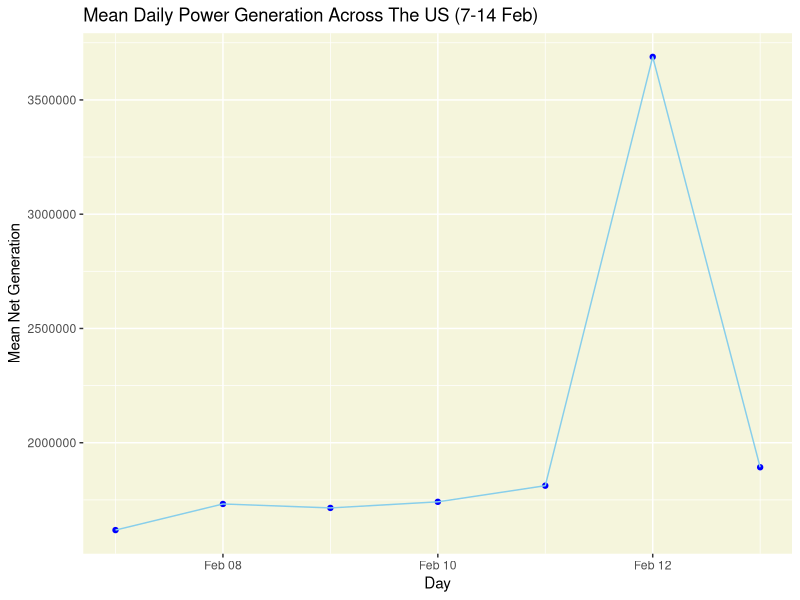
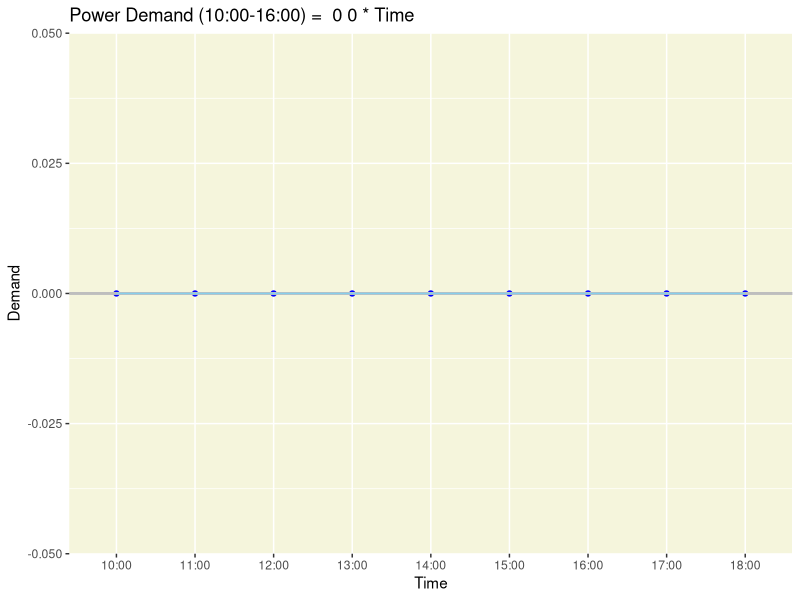
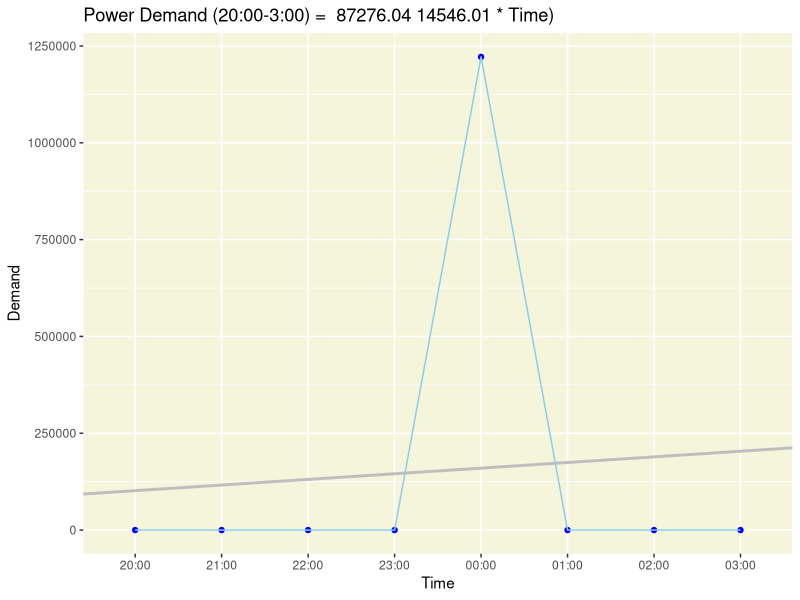

Here is the R script that generated these plots, in order:


# Big Data - Exercise 1
# GitHub: https://github.com/JuditHalperin/BigData/tree/main/Ex1

# Yudit Halperin - 324216589
# Ortal Calfon (Peretz) - 315011189
# Asnat Berlin - 211825401


# Load libraries
library(ggplot2)
library(lubridate)

# Open output file
pdf("Ex1/output/Week3_power.pdf")

# Read input data
original_table <- read.delim('Ex1/data/table.tsv')

# Add a DateTime column
original_table$DateTime <- as.POSIXct(original_table$megawatthours, tz = "EST", "%H:%M EST %m/%d/%Y")

# Order by date
ordered_table <- original_table[ order(original_table$DateTime), ]


## Question 1


# Set the location dimension
locations_list <- c("BPAT", "CISO", "CPLE", "ERCO", "FPL", "ISNE", "MISO", "NYIS", "PACW", "PJM", "United.States.Lower.48..region.")
locations <- vector()
for(j in locations_list) {
  for(i in seq(length(row.names(original_table)))) {
    locations <- c(locations, j)
  }
}

# Set the time dimension
times <- rep(ordered_table$DateTime, length(locations_list))

# Set the net generations
netgens <- vector()
for (i in list("Net.generation", "Net.generation.1", "Net.generation.2", "Net.generation.3", "Net.generation.4", "Net.generation.5", "Net.generation.6", "Net.generation.7", "Net.generation.8", "Net.generation.9", "Net.generation.10")) {
  netgens <- c(netgens, ordered_table[,i])
}

# Create data frame
df <- data.frame(location = locations, time = times, netgen = netgens)
row.names(df) <- NULL

# Create data cube
data_cube <- tapply(df$netgen, df[,c("location", "time")], FUN = sum )

# Convert time: EST -> PDT (-3 hrs):
for (i in c("PACW", "CISO", "BPAT")) {
  data_cube[i,] <- c(data_cube[i, seq(4, length(colnames(data_cube)))], NA, NA, NA)
}

# Convert time: EST -> CDT (-1 hrs): 
for (i in c("MISO", "ERCO")) {
  data_cube[i,] <- c(data_cube[i, seq(2, length(colnames(data_cube)))], NA)
}

# Relevant Range (07-02-2021 to 14-02-2021)
rng <- 720:887
data_cube <- data_cube[, rng]

# Aggregate by day - find the members of each day
rollup <- cut(as.numeric(as.POSIXct(dimnames(data_cube)$time )),
              c(as.numeric(as.POSIXct("2021-02-06 23:00:00 EST")),
                as.numeric(as.POSIXct("2021-02-07 23:00:00 EST")),
                as.numeric(as.POSIXct("2021-02-08 23:00:00 EST")),
                as.numeric(as.POSIXct("2021-02-09 23:00:00 EST")),
                as.numeric(as.POSIXct("2021-02-10 23:00:00 EST")),
                as.numeric(as.POSIXct("2021-02-11 23:00:00 EST")),
                as.numeric(as.POSIXct("2021-02-12 23:00:00 EST")),
                as.numeric(as.POSIXct("2021-02-13 23:00:00 EST"))),
              dig.lab = 8)

rollup_group <- split(dimnames(data_cube)$time, rollup)

aggregated_cube <- lapply(
  rollup_group, function(k)
    apply( data_cube[,k], c("location"), sum, na.rm = T )
)

new_data_cube <- data_cube[,1:length(rollup_group)]

dimlist <- dimnames(new_data_cube)
timecol <- which(names(dimlist) == "time")
names(dimlist)[timecol] <- "day"
dimlist$day <- c("2021-02-07", "2021-02-08", "2021-02-09", "2021-02-10", "2021-02-11", "2021-02-12", "2021-02-13")
dimnames(new_data_cube) <- dimlist

# Apply the new values
for (i in seq(length(rollup_group)))
  new_data_cube[,i] <- aggregated_cube[[i]]

# Calculate the means
means <- vector()
for ( i in dimlist$day ) {
  means[[ i ]] <- mean( new_data_cube[,i] )
}

# Rearrange in a new, temporary dataframe
DF <- data.frame(Day = dimlist$day, MeanNetGeneration = means)
DF$Day <- as.Date(DF$Day)

# Display English dates
Sys.setlocale("LC_TIME", "English")

# Plot
print(ggplot(DF, aes(Day, MeanNetGeneration))
      + geom_point(col="blue") 
      + geom_line(col="skyblue")
      + ggtitle("Mean Daily Power Generation Across The US (7-14 Feb)")
      + theme(panel.background = element_rect(fill = "beige"))
      + labs(y="Mean Net Generation", x="Day"))


## Question 2


# Set the location dimension
locations_list <- c( "CPLE", "FPL", "ISNE","NYIS", "PJM")
locations <- vector()
for(j in locations_list) {
  for(i in seq(length(row.names(original_table)))) {
    locations <- c(locations, j)
  }
}

# Set the demands
demands <- vector()
for (i in list("Demand.2", "Demand.4",  "Demand.5", "Demand.7", "Demand.9")) {
  demands <- c(demands, ordered_table[,i])
}

# Set the time dimension
times <- rep(ordered_table[, 'DateTime'], length(locations_list))

# Create data frame
df <- data.frame(location = locations, time = times, demand = demands)
row.names(df) <- NULL

# Create data cube
data_cube <- tapply(df$demand, df[,c("location", "time")], FUN = sum)

# Relevant Range (07-02-2021 to 14-02-2021)
rng <- 720:887
data_cube <- data_cube[,rng]

# Retrieving the required hour
sliced_cube <- data_cube[,(hour(dimnames(data_cube)$time)>=10 & hour(dimnames(data_cube)$time)<=18) |
                         (hour(dimnames(data_cube)$time)>=20 & hour(dimnames(data_cube)$time)<=23) |
                         (hour(dimnames(data_cube)$time)>=0 & hour(dimnames(data_cube)$time)<=3)]

# Rollup
rollup <- cut(hour(dimnames(sliced_cube)$time),
              c(seq(-1, 3), seq(10, 18), seq(20, 23)),
              dig.lab = 17)

rollup_group <- split(dimnames(sliced_cube)$time, rollup)

# Aggregate by day
aggregated_cube <- lapply(
  rollup_group, function(k)
    apply( sliced_cube[,k], c("location"), sum, na.rm = T )
)

new_cube <- sliced_cube[,1:length(rollup_group)]
for (i in seq(length(rollup_group)))
  new_cube [,i] <- aggregated_cube[[i]]

demanddimlist <- dimnames(new_cube)
timecol <- which(names(demanddimlist) == "time")
names(demanddimlist)[timecol] <- "hour"
demanddimlist$hour <- c("00:00", "01:00", "02:00", "03:00", "10:00", "11:00", "12:00", "13:00", "14:00", "15:00", "16:00", "17:00", "18:00", "20:00", "21:00", "22:00", "23:00")
dimnames(new_cube) <- demanddimlist

# Define ranges
firstRange <- new_cube[,5:13] # 10:00-18:00
secondRange <- new_cube[,c(14:17, 1:4)] # 20:00-3:00

# Calculate the means
meansFirstRange <- vector()
meansSecondRange <- vector()

hourList1 <- c( "10:00", "11:00", "12:00", "13:00", "14:00", "15:00", "16:00", "17:00", "18:00")
hourList2 <- c("20:00", "21:00", "22:00", "23:00", "00:00", "01:00", "02:00", "03:00" )

for ( i in hourList1 ) {
  meansFirstRange[[ i ]] <- mean(firstRange[,i]/length(locations_list))
}

for ( i in hourList2 ) {
  meansSecondRange[[ i ]] <- mean(secondRange[,i]/length(locations_list))
}

# Rearrange in new, temporary dataframes
DF1 <- data.frame(Hour = hourList1, MeanDemand = meansFirstRange)
DF1$Hour <- as.numeric(factor(dimnames(firstRange)$hour, levels = hourList1))

DF2 <- data.frame(Hour = hourList2, MeanDemand = meansSecondRange)
DF2$Hour <- as.numeric(factor(dimnames(secondRange)$hour, levels = hourList2))

'Here, we implement the linear regression function instead of: lm(MeanDemand ~ Hour, data = DF1)
When %*% is matrix multiplication, t() is the transpose, and solve() is the invertible matrix (^-1).'

# Plot regression lines - first range
# 
# כאשר עשינו רגרסיה עבור כל השעות בין 10:00-18:00 הבחנו שהשעתיים האחרונות נמצאות במגמה שונה משאר השעות
# ולכן, כמו שגיא הציע, הצגנו קו רגרסיה לטווח 10:00-16:00

U1 <- data.matrix(data.frame(ones = rep(1, length(DF1$Hour) - 2), hours = DF1$Hour[1:(length(DF1$Hour) - 2)])) # 5*2
y1 <- matrix(DF1$MeanDemand[1:(length(DF1$Hour) - 2)]) # 5*1

coef1 <- solve((t(U1) %*% U1)) %*% t(U1) %*% y1

print(ggplot(DF1, aes(Hour, MeanDemand), lwd=1, group=1)
      + geom_point(col="blue") 
      + geom_abline(aes(intercept = coef1[1], slope = coef1[2]), lwd=1, show.legend=TRUE, col="gray")
      + scale_x_discrete(limits=hourList1) 
      + theme(legend.position = "bottom", panel.background = element_rect(fill = "beige"))
      + geom_line(show.legend = "TRUE", col="skyblue")
      + ggtitle(paste("Power Demand (10:00-16:00) = ", round(coef1[1], digits=2), round(coef1[2], digits=2), "* Time"))
      + labs(y="Demand", x="Time"))

# Plot regression lines - second range
U2 <- data.matrix(data.frame(ones = rep(1, length(DF2$Hour)), hours = DF2$Hour)) # 5*2
y2 <- matrix(DF2$MeanDemand) # 5*1

coef2 <- solve((t(U2) %*% U2)) %*% t(U2) %*% y2

print(ggplot(DF2, aes(Hour, MeanDemand), lwd=1, group=1)
      + geom_point(col="blue") 
      + geom_abline(aes(intercept = coef2[1], slope = coef2[2]), lwd=1, show.legend=TRUE, col="gray")
      + scale_x_discrete(limits=hourList2) 
      + theme(legend.position = "bottom", panel.background = element_rect(fill = "beige"))
      + geom_line(show.legend = "TRUE", col="skyblue")
      + ggtitle(paste("Power Demand (20:00-3:00) = ", round(coef2[1], digits=2), round(coef2[2], digits=2), "* Time)"))
      + labs(y="Demand", x="Time"))


dev.off()



